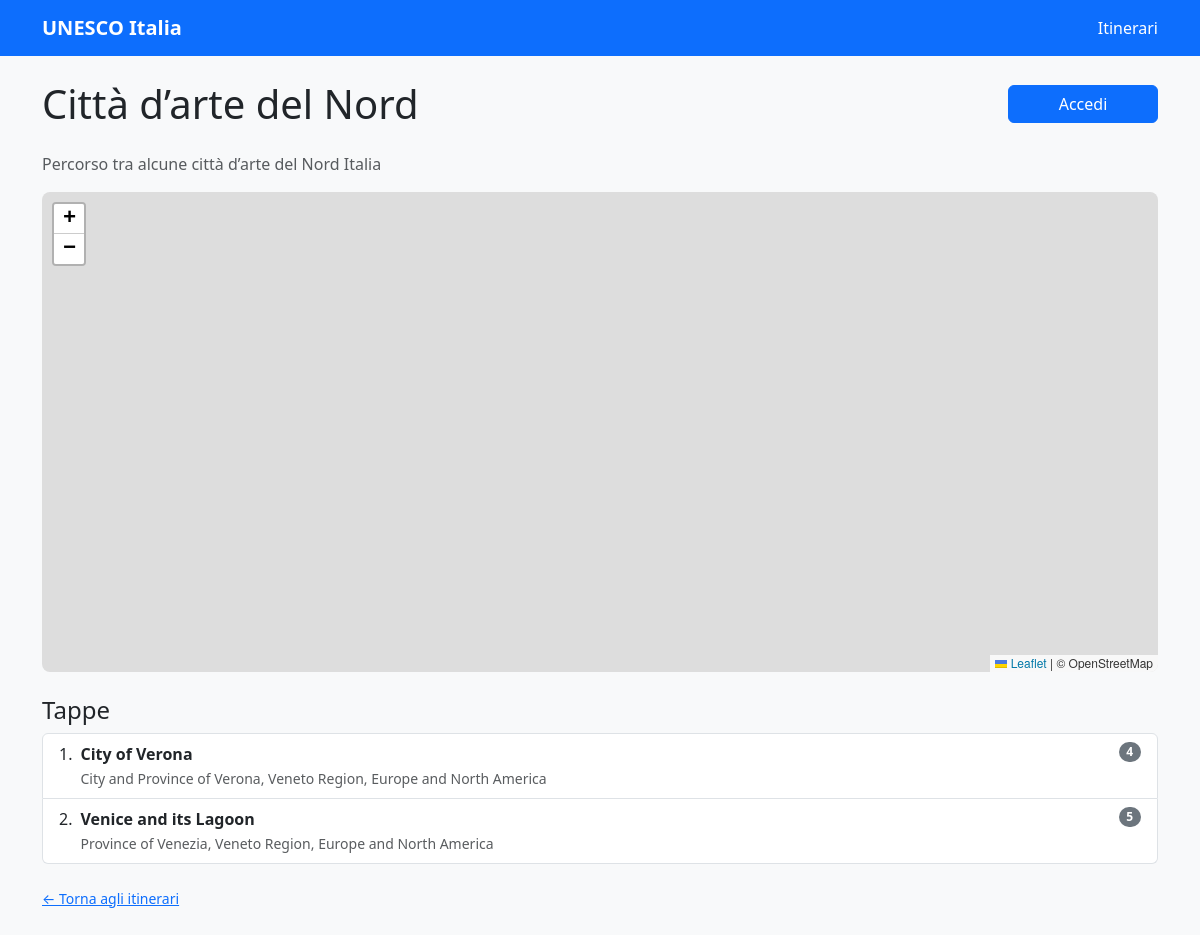
/itinerari/1/, run on the app's committed database.
### heritage/models.py (models this page shows, shortened)
class Itinerario(models.Model):
    nome = models.CharField(max_length=200)
    descrizione = models.TextField(blank=True)

class Tappa(models.Model):
    itinerario = models.ForeignKey(Itinerario, on_delete=models.CASCADE, related_name="tappe")
    sito = models.ForeignKey(Sito, on_delete=models.CASCADE)
    ordine = models.PositiveIntegerField(default=1)
    class Meta:
        ordering = ["ordine"]
        constraints = [
            models.UniqueConstraint(fields=["itinerario", "ordine"], name="tappa_unique_itin_ordine"),
        ]

class Sito(models.Model):
    nome = models.CharField(max_length=200)
    descrizione = models.TextField(blank=True)
    categoria = models.ForeignKey(Categoria, on_delete=models.SET_NULL, null=True, blank=True, related_name="siti")
    accessibilita = models.ForeignKey(Accessibilita, on_delete=models.SET_NULL, null=True, blank=True, related_name="siti")
    latitudine = models.FloatField(null=True, blank=True)
    longitudine = models.FloatField(null=True, blank=True)
    regione = models.CharField(max_length=100, blank=True)
    citta = models.CharField(max_length=100, blank=True)
    unesco_id = models.IntegerField(unique=True, db_index=True)
    class Meta:
        indexes = [
            models.Index(fields=["categoria"]),
        ]
        constraints = [
            models.CheckConstraint(
                check=models.Q(latitudine__isnull=True) |
                      (models.Q(latitudine__gte=-90) & models.Q(latitudine__lte=90)),
                name="sito_lat_range_or_null",
            ),
            models.CheckConstraint(
                check=models.Q(longitudine__isnull=True) |
                      (models.Q(longitudine__gte=-180) & models.Q(longitudine__lte=180)),
                name="sito_lng_range_or_null",
            ),
        ]
    nome = models.CharField(max_length=200)
    descrizione = models.TextField(blank=True)
    regione = models.CharField(max_length=100, db_index=True)
    citta   = models.CharField(max_length=100, db_index=True)
    latitudine = models.FloatField(null=True, blank=True)
    longitudine = models.FloatField(null=True, blank=True)
    categoria = models.ForeignKey(Categoria, on_delete=models.SET_NULL, null=True, blank=True)
    accessibilita = models.ForeignKey(
        "Accessibilita", on_delete=models.SET_NULL, null=True, blank=True, related_name="siti"
    )
    anno_iscrizione = models.IntegerField(null=True, blank=True)
    unesco_id = models.CharField(max_length=50, unique=True, db_index=True)
    class Meta:
        indexes = [
            models.Index(fields=["regione"]),
            models.Index(fields=["citta"]),
            models.Index(fields=["categoria"]),
        ]
        constraints = [
            models.CheckConstraint(
                check=models.Q(latitudine__gte=-90) & models.Q(latitudine__lte=90),
                name="sito_lat_range",
            ),
            models.CheckConstraint(
                check=models.Q(longitudine__gte=-180) & models.Q(longitudine__lte=180),
                name="sito_lng_range",
            ),
        ]

### heritage/views.py (the view)
# urls.py: path("itinerari/<int:pk>/", itinerario_dettaglio, name="itinerario_dettaglio"),
def itinerario_dettaglio(request, pk: int):
    itin = get_object_or_404(Itinerario.objects.prefetch_related("tappe__sito"), pk=pk)
    is_prenotato = False
    if request.user.is_authenticated:
        is_prenotato = PrenotazioneItinerario.objects.filter(user=request.user, itinerario=itin).exists()
    return render(request, "heritage/itinerario_dettaglio.html", {"itinerario": itin, "is_prenotato": is_prenotato})

### heritage/templates/heritage/itinerario_dettaglio.html (shortened to what this page needs)
<!doctype html>
<html lang="it">
<head>
  <link href="https://cdn.jsdelivr.net/npm/bootstrap@5.3.3/dist/css/bootstrap.min.css" rel="stylesheet">
  <link rel="stylesheet" href="https://unpkg.com/leaflet/dist/leaflet.css">
</head>
<body class="bg-light">
  <nav class="navbar navbar-expand-lg navbar-dark bg-primary">
    <div class="container">
      <a class="navbar-brand fw-bold" href="{% url 'home' %}">UNESCO Italia</a>
      <div class="ms-auto">
        <a class="nav-link text-white" href="{% url 'itinerari_list' %}">Itinerari</a>
      </div>
    </div>
  </nav>
  <main class="container py-4">
    <div class="d-flex justify-content-between align-items-center mb-4 flex-wrap gap-2">
      <h1 class="mb-0">{{ itinerario.nome }}</h1>
      <div class="d-flex gap-2">
        {% if user.is_authenticated %}
          <button id="btnToggle" class="btn btn-prenotazione {% if is_prenotato %}btn-success{% else %}btn-primary{% endif %}">
            {% if is_prenotato %}Prenotato ✓{% else %}Segui{% endif %}
          </button>
        {% else %}
          <a class="btn btn-primary btn-prenotazione" href="{% url 'login' %}?next={{ request.path }}">Accedi</a>
        {% endif %}
      </div>
    </div>
    {% if itinerario.descrizione %}
      <p class="text-muted">{{ itinerario.descrizione }}</p>
    {% endif %}
    <div id="map" role="region" aria-label="Mappa itinerario"></div>
    <div class="mt-4">
      <h4>Tappe</h4>
      <ol class="list-group list-group-numbered">
        {% for t in itinerario.tappe.all %}
          <li class="list-group-item d-flex justify-content-between align-items-start">
            <div class="ms-2 me-auto">
              <div class="fw-bold">{{ t.sito.nome }}</div>
              <span class="text-muted small">{{ t.sito.citta }}{% if t.sito.citta and t.sito.regione %}, {% endif %}{{ t.sito.regione }}</span>
            </div>
            <span class="badge bg-secondary rounded-pill">{{ t.ordine }}</span>
          </li>
        {% empty %}
          <li class="list-group-item text-muted">Nessuna tappa.</li>
        {% endfor %}
      </ol>
      <p class="mt-4 small text-muted">
        <a href="{% url 'itinerari_list' %}">← Torna agli itinerari</a>
      </p>
    </div>
  </main>
</body>
</html>

### heritage/templates/heritage/itinerario_dettaglio.html (style rules this page uses)
#map { height: 60vh; margin: 1rem 0; border-radius: 8px; }
.btn-prenotazione { min-width: 150px; }

### data on the page
Itinerario: nome "Città d’arte del Nord", descrizione "Percorso tra alcune città d’arte del Nord Italia"
Tappa: sito.nome "City of Verona", sito.citta "City and Province of Verona, Veneto Region", sito.regione "Europe and North America", ordine "4"
Tappa: sito.nome "Venice and its Lagoon", sito.citta "Province of Venezia, Veneto Region", sito.regione "Europe and North America", ordine "5"
